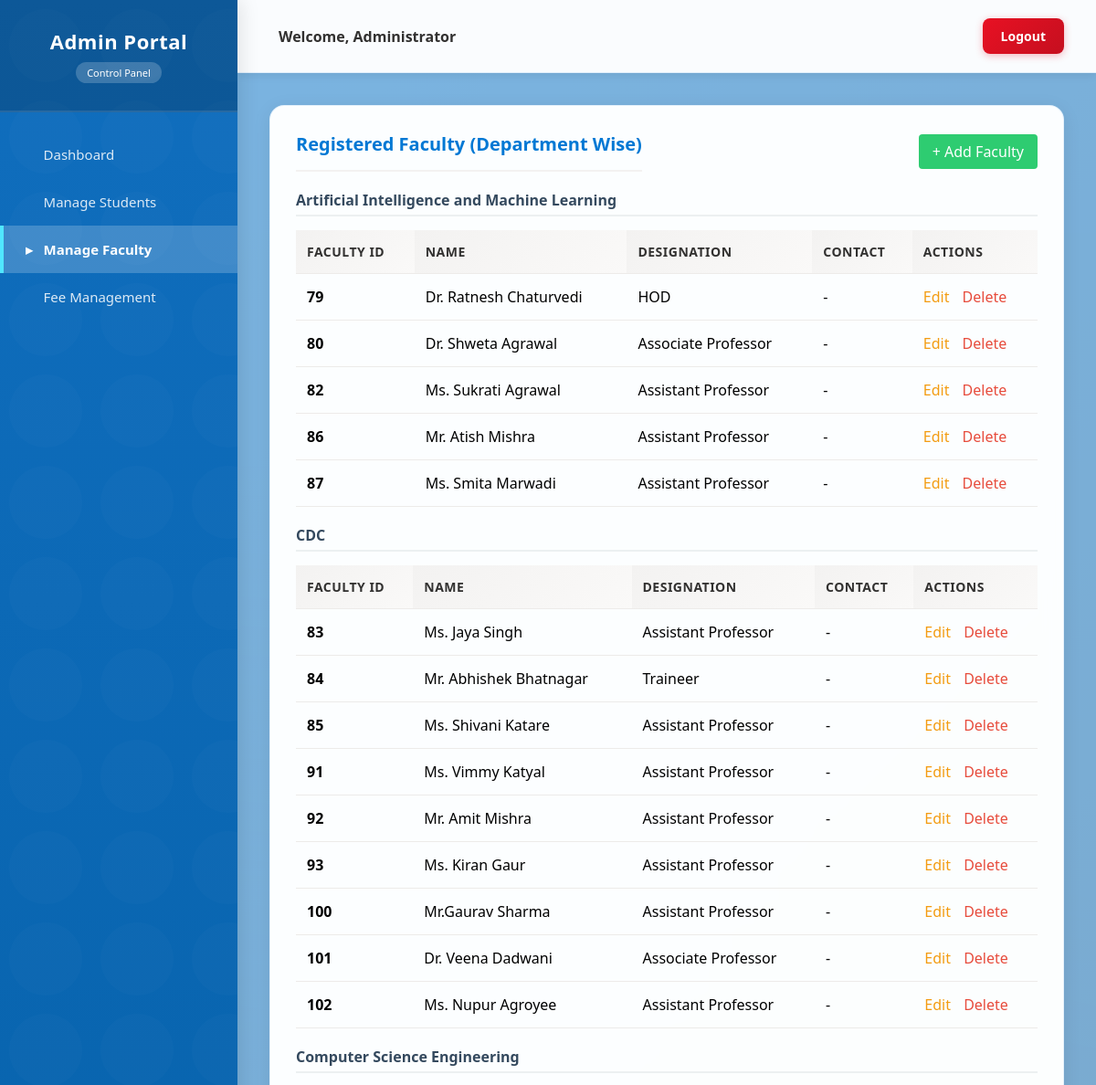
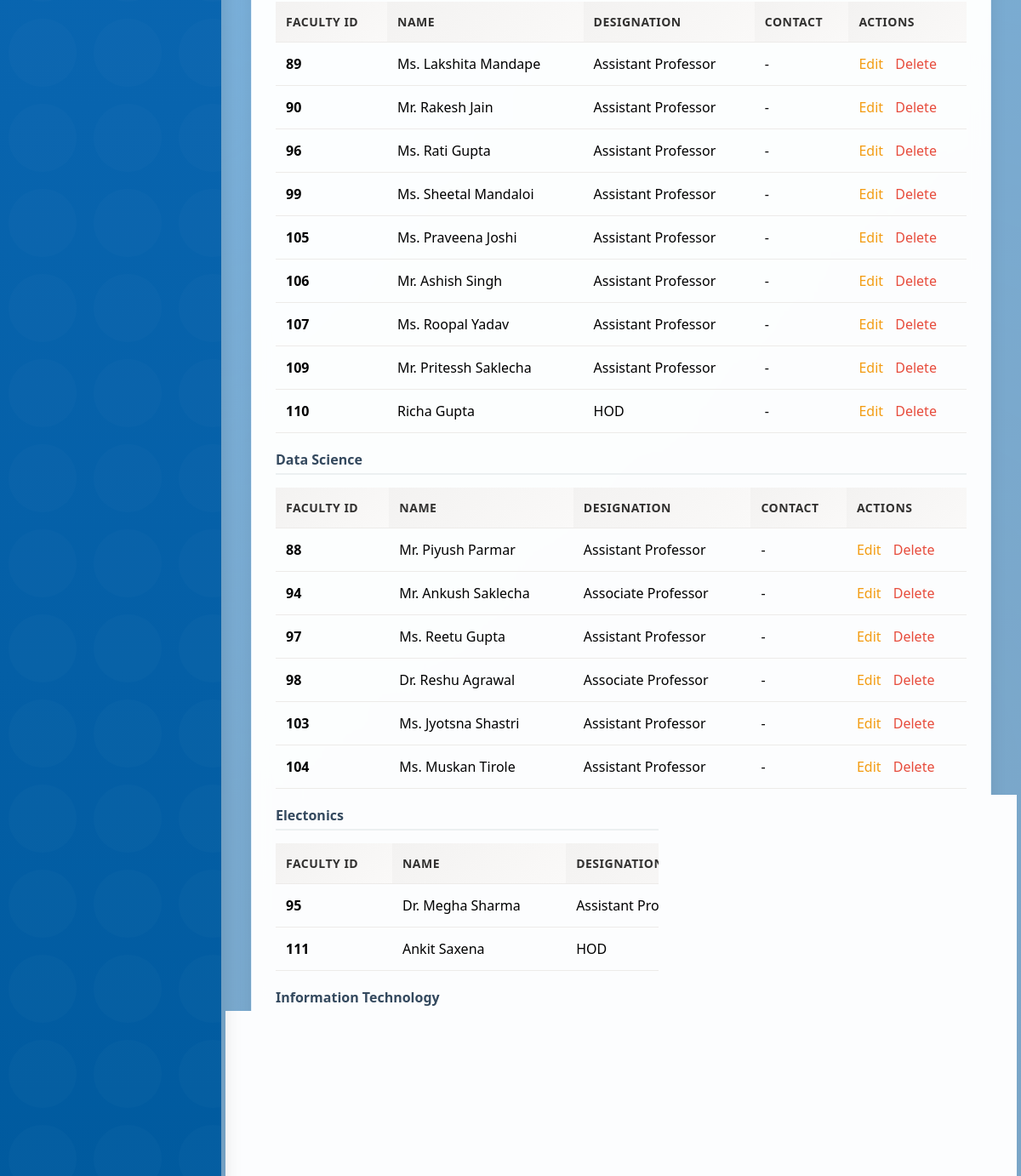
Page /admin-panel/faculty/ on the committed database (2 pictures, top to bottom).
### backend/faculty/models.py (models this page shows, shortened)
class Department(models.Model):
    name = models.CharField(max_length=150, unique=True)
    code = models.CharField(max_length=20, unique=True)
    description = models.TextField(null=True, blank=True)

class FacultyProfile(models.Model):
    user = models.OneToOneField(User, on_delete=models.CASCADE, related_name='faculty_module_profile')
    department = models.ForeignKey(Department, on_delete=models.SET_NULL, null=True, related_name='faculties')
    designation = models.CharField(max_length=100, default="Assistant Professor")
    contact_number = models.CharField(max_length=20, null=True, blank=True)
    address = models.TextField(null=True, blank=True)
    date_joined = models.DateField(auto_now_add=True)

### authentication/models.py (models this page shows, shortened)
class User(models.Model):
    ROLE_CHOICES = [
        ('student','Student'),
        ('faculty','Faculty'),
        ('admin','Admin')
    ]
    name = models.CharField(max_length=100)
    email = models.EmailField(unique=True)
    role = models.CharField(max_length=10, choices=ROLE_CHOICES)
    password = models.CharField(max_length=100, default="ADMIN")

### backend/administration/views.py (the view)
# urls.py: path('faculty/', views.manage_faculty, name='manage_faculty'),
def manage_faculty(request):
    faculty = FacultyProfile.objects.all().select_related('user', 'department').order_by('department__name')
    return render(request, "dashboards/admin/faculty.html", {'faculty': faculty})

### templates/dashboards/admin/faculty.html (shortened to what this page needs)
{% extends 'dashboards/admin/base.html' %}
{% block content %}
<div class="card">
    <div style="display: flex; justify-content: space-between; align-items: center;">
        <h3>Registered Faculty (Department Wise)</h3>
        <a href="{% url 'add_faculty' %}"
            style="padding: 8px 15px; background: #2ecc71; color: white; border: none; border-radius: 4px; cursor: pointer; text-decoration: none;">+
            Add Faculty</a>
    </div>
    {% regroup faculty by department as department_list %}
    {% for dept in department_list %}
    <h4 style="margin-top: 20px; color: #34495e; border-bottom: 2px solid #ecf0f1; padding-bottom: 5px;">{{ dept.grouper.name|default:"Unassigned" }}</h4>
    <table>
        <thead>
            <tr>
                <th>Faculty ID</th>
                <th>Name</th>
                <th>Designation</th>
                <th>Contact</th>
                <th>Actions</th>
            </tr>
        </thead>
        <tbody>
            {% for staff in dept.list %}
            <tr>
                <td><strong>{{ staff.user.id }}</strong></td>
                <td>{{ staff.user.name }}</td>
                <td>{{ staff.designation }}</td>
                <td>{{ staff.contact_number|default:"-" }}</td>
                <td>
                    <a href="{% url 'edit_faculty' staff.id %}"
                        style="color: #f39c12; text-decoration: none; margin-right: 10px;">Edit</a>
                    <a href="{% url 'delete_faculty' staff.id %}" style="color: #e74c3c; text-decoration: none;"
                        onclick="return confirm('Are you sure you want to delete this faculty member?');">Delete</a>
                </td>
            </tr>
            {% endfor %}
        </tbody>
    </table>
    {% empty %}
    <p>No faculty members registered yet.</p>
    {% endfor %}
</div>
{% endblock %}

### static/css/style.css (style rules this page uses)
:root { --primary-blue: #0078D4; --primary-dark: #005A9E; --accent-teal: #00B7C3; --accent-orange: #FF8C00; --accent-purple: #8764B8; --success-green: #107C10; --warning-yellow: #FFB900; --error-red: #E81123; --neutral-gray: #605E5C; --light-gray: #F3F2F1; --white: #FFFFFF; }
* { margin: 0; padding: 0; box-sizing: border-box; }
body { font-family: 'Segoe UI', -apple-system, BlinkMacSystemFont, 'Roboto', 'Helvetica Neue', Arial, sans-serif; background: linear-gradient(135deg, #667eea 0%, #764ba2 100%); min-height: 100vh; position: relative; overflow-x: hidden; }
body::before { content: ''; position: fixed; top: 0; left: 0; width: 100%; height: 100%; background: radial-gradient(circle at 20% 50%, rgba(0, 183, 195, 0.15) 0%, transparent 50%), radial-gradient(circle at 80% 80%, rgba(255, 140, 0, 0.15) 0%, transparent 50%), radial-gradient(circle at 40% 20%, rgba(135, 100, 184, 0.15) 0%, transparent 50%); z-index: -1; animation: backgroundShift 20s ease infinite; }

### templates/dashboards/admin/base.html (style rules this page uses)
body { margin: 0; padding: 0; font-family: 'Segoe UI', -apple-system, BlinkMacSystemFont, sans-serif; background: linear-gradient(135deg, #0078D4 0%, #005A9E 100%); display: flex; min-height: 100vh; position: relative; }
body::before { content: ''; position: fixed; top: 0; left: 0; width: 100%; height: 100%; background: radial-gradient(circle at 20% 50%, rgba(0, 120, 212, 0.2) 0%, transparent 50%), radial-gradient(circle at 80% 80%, rgba(0, 90, 158, 0.2) 0%, transparent 50%); z-index: 0; pointer-events: none; }
.card { background: rgba(255, 255, 255, 0.98); backdrop-filter: blur(10px); border-radius: 16px; box-shadow: 0 4px 20px rgba(0, 0, 0, 0.08); padding: 28px; margin-bottom: 24px; border: 1px solid rgba(0, 120, 212, 0.1); transition: all 0.3s ease; }
.card h3 { margin-top: 0; color: #0078D4; border-bottom: 2px solid #F3F2F1; padding-bottom: 15px; font-size: 20px; font-weight: 600; display: flex; align-items: center; gap: 10px; }
table { width: 100%; border-collapse: collapse; margin-top: 15px; }
table th, table td { padding: 14px 12px; text-align: left; border-bottom: 1px solid #EDEBE9; }
table th { background: linear-gradient(135deg, #F3F2F1, #FAF9F8); color: #323130; font-weight: 600; font-size: 14px; text-transform: uppercase; letter-spacing: 0.5px; }

### rows in the picture
Department: grouper.name "Artificial Intelligence and Machine Learning"
FacultyProfile: user.id "79", user.name "Dr. Ratnesh Chaturvedi", designation "HOD", contact_number "-"
FacultyProfile: user.id "80", user.name "Dr. Shweta Agrawal", designation "Associate Professor", contact_number "-"
FacultyProfile: user.id "82", user.name "Ms. Sukrati Agrawal", designation "Assistant Professor", contact_number "-"
FacultyProfile: user.id "86", user.name "Mr. Atish Mishra", designation "Assistant Professor", contact_number "-"
FacultyProfile: user.id "87", user.name "Ms. Smita Marwadi", designation "Assistant Professor", contact_number "-"
Department: grouper.name "CDC"
FacultyProfile: user.id "83", user.name "Ms. Jaya Singh", designation "Assistant Professor", contact_number "-"
FacultyProfile: user.id "84", user.name "Mr. Abhishek Bhatnagar", designation "Traineer", contact_number "-"
FacultyProfile: user.id "85", user.name "Ms. Shivani Katare", designation "Assistant Professor", contact_number "-"
FacultyProfile: user.id "91", user.name "Ms. Vimmy Katyal", designation "Assistant Professor", contact_number "-"
FacultyProfile: user.id "92", user.name "Mr. Amit Mishra", designation "Assistant Professor", contact_number "-"
FacultyProfile: user.id "93", user.name "Ms. Kiran Gaur", designation "Assistant Professor", contact_number "-"
FacultyProfile: user.id "100", user.name "Mr.Gaurav Sharma", designation "Assistant Professor", contact_number "-"
FacultyProfile: user.id "101", user.name "Dr. Veena Dadwani", designation "Associate Professor", contact_number "-"
FacultyProfile: user.id "102", user.name "Ms. Nupur Agroyee", designation "Assistant Professor", contact_number "-"
Department: grouper.name "Computer Science Engineering"
FacultyProfile: user.id "89", user.name "Ms. Lakshita Mandape", designation "Assistant Professor", contact_number "-"
FacultyProfile: user.id "90", user.name "Mr. Rakesh Jain", designation "Assistant Professor", contact_number "-"
FacultyProfile: user.id "96", user.name "Ms. Rati Gupta", designation "Assistant Professor", contact_number "-"
FacultyProfile: user.id "99", user.name "Ms. Sheetal Mandaloi", designation "Assistant Professor", contact_number "-"
FacultyProfile: user.id "105", user.name "Ms. Praveena Joshi", designation "Assistant Professor", contact_number "-"
FacultyProfile: user.id "106", user.name "Mr. Ashish Singh", designation "Assistant Professor", contact_number "-"
FacultyProfile: user.id "107", user.name "Ms. Roopal Yadav", designation "Assistant Professor", contact_number "-"
FacultyProfile: user.id "109", user.name "Mr. Pritessh Saklecha", designation "Assistant Professor", contact_number "-"
FacultyProfile: user.id "110", user.name "Richa Gupta", designation "HOD", contact_number "-"
Department: grouper.name "Data Science"
FacultyProfile: user.id "88", user.name "Mr. Piyush Parmar", designation "Assistant Professor", contact_number "-"
FacultyProfile: user.id "94", user.name "Mr. Ankush Saklecha", designation "Associate Professor", contact_number "-"
FacultyProfile: user.id "97", user.name "Ms. Reetu Gupta", designation "Assistant Professor", contact_number "-"
FacultyProfile: user.id "98", user.name "Dr. Reshu Agrawal", designation "Associate Professor", contact_number "-"
FacultyProfile: user.id "103", user.name "Ms. Jyotsna Shastri", designation "Assistant Professor", contact_number "-"
FacultyProfile: user.id "104", user.name "Ms. Muskan Tirole", designation "Assistant Professor", contact_number "-"
Department: grouper.name "Electonics"
FacultyProfile: user.id "95", user.name "Dr. Megha Sharma", designation "Assistant Professor"
FacultyProfile: user.id "111", user.name "Ankit Saxena", designation "HOD"
Department: grouper.name "Information Technology"
